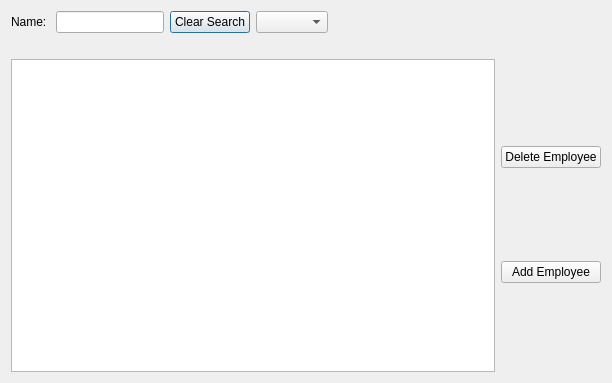
<?xml version="1.0" encoding="UTF-8"?>
<ui version="4.0">
 <class>AdminPage</class>
 <widget class="QDialog" name="AdminPage">
  <property name="geometry">
   <rect>
    <x>0</x>
    <y>0</y>
    <width>612</width>
    <height>383</height>
   </rect>
  </property>
  <property name="windowTitle">
   <string>Employees</string>
  </property>
  <layout class="QVBoxLayout" name="verticalLayout_2">
   <item>
    <layout class="QHBoxLayout" name="horizontalLayout">
     <item>
      <widget class="QLabel" name="label_name">
       <property name="sizePolicy">
        <sizepolicy hsizetype="Maximum" vsizetype="Preferred">
         <horstretch>0</horstretch>
         <verstretch>0</verstretch>
        </sizepolicy>
       </property>
       <property name="text">
        <string>Name: </string>
       </property>
      </widget>
     </item>
     <item>
      <widget class="QLineEdit" name="lineEdit_nameSearch">
       <property name="sizePolicy">
        <sizepolicy hsizetype="Maximum" vsizetype="Fixed">
         <horstretch>0</horstretch>
         <verstretch>0</verstretch>
        </sizepolicy>
       </property>
      </widget>
     </item>
     <item>
      <widget class="QPushButton" name="pushButton_clear">
       <property name="sizePolicy">
        <sizepolicy hsizetype="Maximum" vsizetype="Fixed">
         <horstretch>0</horstretch>
         <verstretch>0</verstretch>
        </sizepolicy>
       </property>
       <property name="text">
        <string>Clear Search</string>
       </property>
      </widget>
     </item>
     <item>
      <widget class="QComboBox" name="comboBox_searchBy"/>
     </item>
     <item>
      <spacer name="horizontalSpacer">
       <property name="orientation">
        <enum>Qt::Horizontal</enum>
       </property>
       <property name="sizeType">
        <enum>QSizePolicy::Expanding</enum>
       </property>
       <property name="sizeHint" stdset="0">
        <size>
         <width>100</width>
         <height>20</height>
        </size>
       </property>
      </spacer>
     </item>
    </layout>
   </item>
   <item>
    <spacer name="verticalSpacer_2">
     <property name="orientation">
      <enum>Qt::Vertical</enum>
     </property>
     <property name="sizeType">
      <enum>QSizePolicy::Minimum</enum>
     </property>
     <property name="sizeHint" stdset="0">
      <size>
       <width>20</width>
       <height>20</height>
      </size>
     </property>
    </spacer>
   </item>
   <item>
    <layout class="QHBoxLayout" name="horizontalLayout_2">
     <item>
      <widget class="QTableView" name="tableView_employees"/>
     </item>
     <item>
      <layout class="QVBoxLayout" name="verticalLayout">
       <item>
        <widget class="QPushButton" name="pushButton_deleteEmployee">
         <property name="text">
          <string>Delete Employee</string>
         </property>
        </widget>
       </item>
       <item>
        <widget class="QPushButton" name="pushButton_addEmployee">
         <property name="text">
          <string>Add Employee</string>
         </property>
        </widget>
       </item>
      </layout>
     </item>
    </layout>
   </item>
  </layout>
 </widget>
 <resources/>
 <connections/>
</ui>
